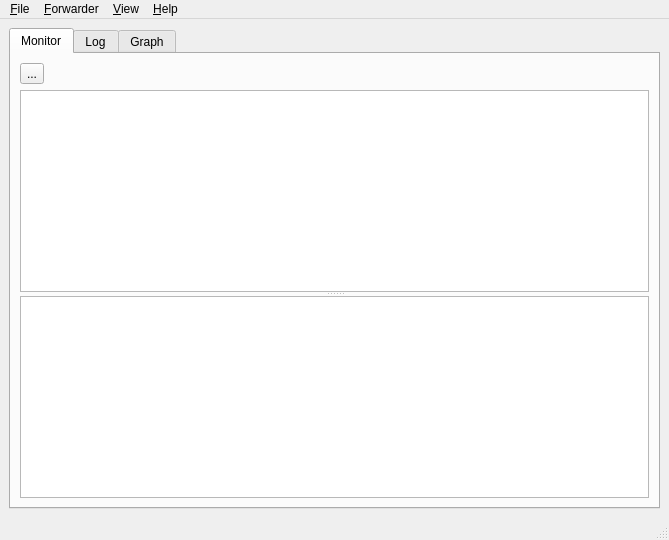
<?xml version="1.0" encoding="UTF-8"?>
<ui version="4.0">
 <class>MainWinClass</class>
 <widget class="QMainWindow" name="MainWinClass">
  <property name="geometry">
   <rect>
    <x>0</x>
    <y>0</y>
    <width>669</width>
    <height>540</height>
   </rect>
  </property>
  <property name="windowTitle">
   <string>udp4all</string>
  </property>
  <property name="windowIcon">
   <iconset resource="udp4all.qrc">
    <normaloff>:/images/images/udp4all.png</normaloff>:/images/images/udp4all.png</iconset>
  </property>
  <widget class="QWidget" name="centralwidget">
   <layout class="QVBoxLayout" name="verticalLayout">
    <item>
     <widget class="QTabWidget" name="tabWidget">
      <property name="currentIndex">
       <number>0</number>
      </property>
      <widget class="QWidget" name="tabMonitor">
       <attribute name="title">
        <string>Monitor</string>
       </attribute>
       <layout class="QVBoxLayout" name="verticalLayout_3">
        <item>
         <layout class="QHBoxLayout" name="horizontalLayout">
          <item>
           <widget class="QToolButton" name="toolButtonMonitor">
            <property name="text">
             <string>...</string>
            </property>
           </widget>
          </item>
          <item>
           <spacer name="horizontalSpacer">
            <property name="orientation">
             <enum>Qt::Horizontal</enum>
            </property>
            <property name="sizeHint" stdset="0">
             <size>
              <width>441</width>
              <height>21</height>
             </size>
            </property>
           </spacer>
          </item>
         </layout>
        </item>
        <item>
         <widget class="QSplitter" name="splitter">
          <property name="orientation">
           <enum>Qt::Vertical</enum>
          </property>
          <widget class="QTableView" name="tableView">
           <property name="selectionMode">
            <enum>QAbstractItemView::SingleSelection</enum>
           </property>
           <property name="selectionBehavior">
            <enum>QAbstractItemView::SelectRows</enum>
           </property>
           <attribute name="horizontalHeaderDefaultSectionSize">
            <number>100</number>
           </attribute>
           <attribute name="horizontalHeaderStretchLastSection">
            <bool>true</bool>
           </attribute>
           <attribute name="verticalHeaderVisible">
            <bool>false</bool>
           </attribute>
          </widget>
          <widget class="QTextEdit" name="textEditMonitor">
           <property name="lineWrapMode">
            <enum>QTextEdit::NoWrap</enum>
           </property>
          </widget>
         </widget>
        </item>
       </layout>
      </widget>
      <widget class="QWidget" name="tabLog">
       <attribute name="title">
        <string>Log</string>
       </attribute>
       <layout class="QVBoxLayout" name="verticalLayout_2">
        <item>
         <widget class="QTextEdit" name="textEditLog">
          <property name="readOnly">
           <bool>true</bool>
          </property>
         </widget>
        </item>
       </layout>
      </widget>
      <widget class="QWidget" name="tabGraph">
       <property name="enabled">
        <bool>false</bool>
       </property>
       <attribute name="title">
        <string>Graph</string>
       </attribute>
       <layout class="QVBoxLayout" name="verticalLayout_4">
        <item>
         <widget class="QLabel" name="label">
          <property name="text">
           <string>No Graph Available</string>
          </property>
         </widget>
        </item>
       </layout>
      </widget>
     </widget>
    </item>
   </layout>
  </widget>
  <widget class="QMenuBar" name="menubar">
   <property name="geometry">
    <rect>
     <x>0</x>
     <y>0</y>
     <width>669</width>
     <height>23</height>
    </rect>
   </property>
   <widget class="QMenu" name="menuFile">
    <property name="title">
     <string>&amp;File</string>
    </property>
    <addaction name="actionOpen"/>
    <addaction name="actionSave"/>
    <addaction name="separator"/>
    <addaction name="actionExit"/>
   </widget>
   <widget class="QMenu" name="menu_Help">
    <property name="title">
     <string>&amp;Help</string>
    </property>
    <addaction name="actionConfigFileExample"/>
    <addaction name="separator"/>
    <addaction name="actionAbout"/>
    <addaction name="actionAboutQt"/>
   </widget>
   <widget class="QMenu" name="menu_View">
    <property name="title">
     <string>&amp;View</string>
    </property>
    <addaction name="actionMonitor"/>
    <addaction name="actionClear"/>
   </widget>
   <widget class="QMenu" name="menu_Forwarder">
    <property name="title">
     <string>&amp;Forwarder</string>
    </property>
    <addaction name="actionNewForwarder"/>
    <addaction name="actionEditForwarder"/>
    <addaction name="actionDeleteForwarder"/>
   </widget>
   <addaction name="menuFile"/>
   <addaction name="menu_Forwarder"/>
   <addaction name="menu_View"/>
   <addaction name="menu_Help"/>
  </widget>
  <widget class="QStatusBar" name="statusbar"/>
  <action name="actionExit">
   <property name="icon">
    <iconset resource="udp4all.qrc">
     <normaloff>:/images/images/exit.png</normaloff>:/images/images/exit.png</iconset>
   </property>
   <property name="text">
    <string>E&amp;xit</string>
   </property>
   <property name="shortcut">
    <string>Alt+X</string>
   </property>
  </action>
  <action name="actionOpen">
   <property name="icon">
    <iconset resource="udp4all.qrc">
     <normaloff>:/images/images/fileopen.png</normaloff>:/images/images/fileopen.png</iconset>
   </property>
   <property name="text">
    <string>&amp;Open</string>
   </property>
   <property name="shortcut">
    <string>Alt+O</string>
   </property>
  </action>
  <action name="actionSave">
   <property name="icon">
    <iconset resource="udp4all.qrc">
     <normaloff>:/images/images/filesave.png</normaloff>:/images/images/filesave.png</iconset>
   </property>
   <property name="text">
    <string>&amp;Save</string>
   </property>
   <property name="shortcut">
    <string>Ctrl+S</string>
   </property>
  </action>
  <action name="actionMonitor">
   <property name="checkable">
    <bool>true</bool>
   </property>
   <property name="text">
    <string>&amp;Monitor</string>
   </property>
  </action>
  <action name="actionAbout">
   <property name="text">
    <string>&amp;About udp4all</string>
   </property>
  </action>
  <action name="actionAboutQt">
   <property name="text">
    <string>About &amp;Qt</string>
   </property>
  </action>
  <action name="actionClear">
   <property name="text">
    <string>&amp;Clear</string>
   </property>
  </action>
  <action name="actionConfigFileExample">
   <property name="text">
    <string>Config File &amp;Example</string>
   </property>
  </action>
  <action name="actionNewForwarder">
   <property name="text">
    <string>&amp;New</string>
   </property>
  </action>
  <action name="actionEditForwarder">
   <property name="text">
    <string>&amp;Edit</string>
   </property>
  </action>
  <action name="actionDeleteForwarder">
   <property name="text">
    <string>&amp;Delete</string>
   </property>
  </action>
 </widget>
 <resources>
  <include location="udp4all.qrc"/>
 </resources>
 <connections>
  <connection>
   <sender>actionExit</sender>
   <signal>triggered()</signal>
   <receiver>MainWinClass</receiver>
   <slot>close()</slot>
   <hints>
    <hint type="sourcelabel">
     <x>-1</x>
     <y>-1</y>
    </hint>
    <hint type="destinationlabel">
     <x>261</x>
     <y>124</y>
    </hint>
   </hints>
  </connection>
  <connection>
   <sender>actionClear</sender>
   <signal>triggered()</signal>
   <receiver>textEditMonitor</receiver>
   <slot>clear()</slot>
   <hints>
    <hint type="sourcelabel">
     <x>-1</x>
     <y>-1</y>
    </hint>
    <hint type="destinationlabel">
     <x>255</x>
     <y>246</y>
    </hint>
   </hints>
  </connection>
 </connections>
</ui>
